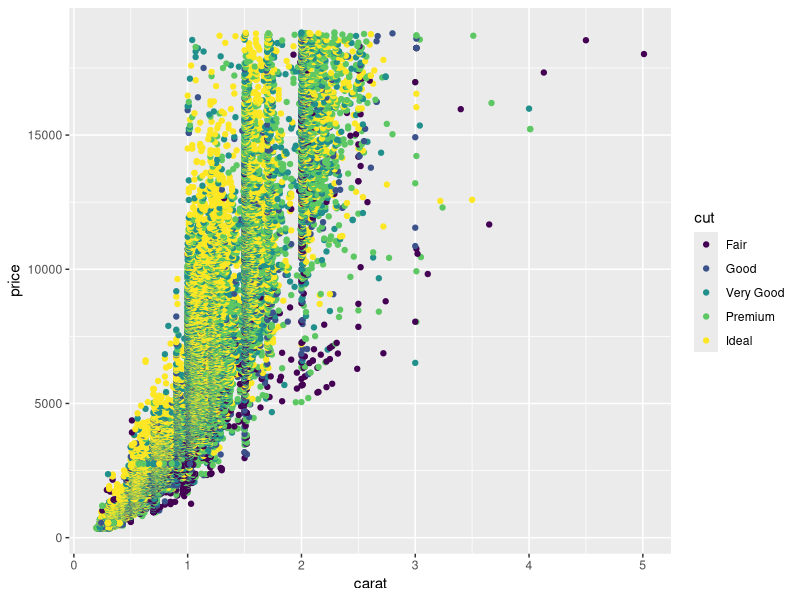
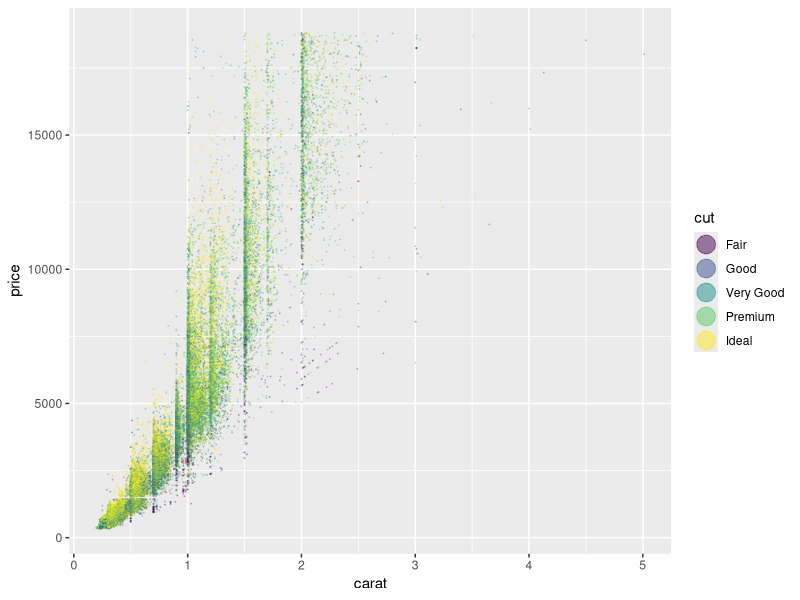
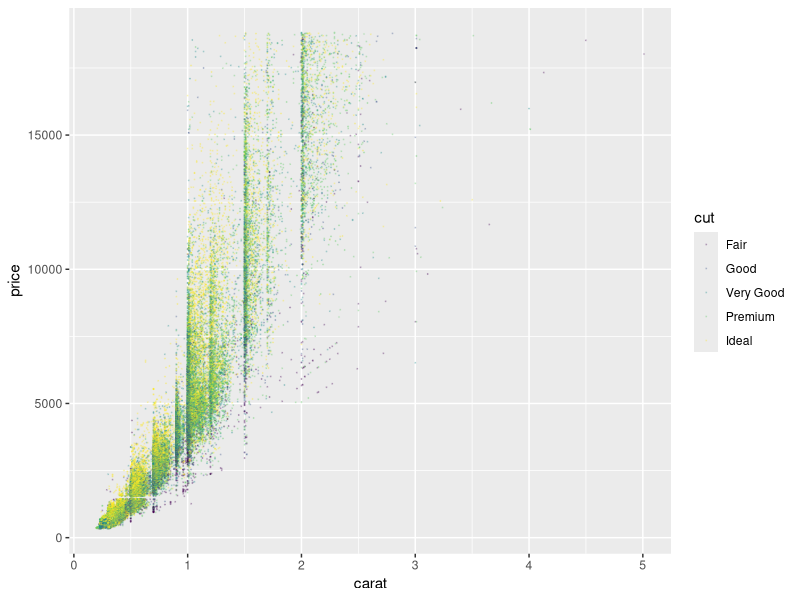
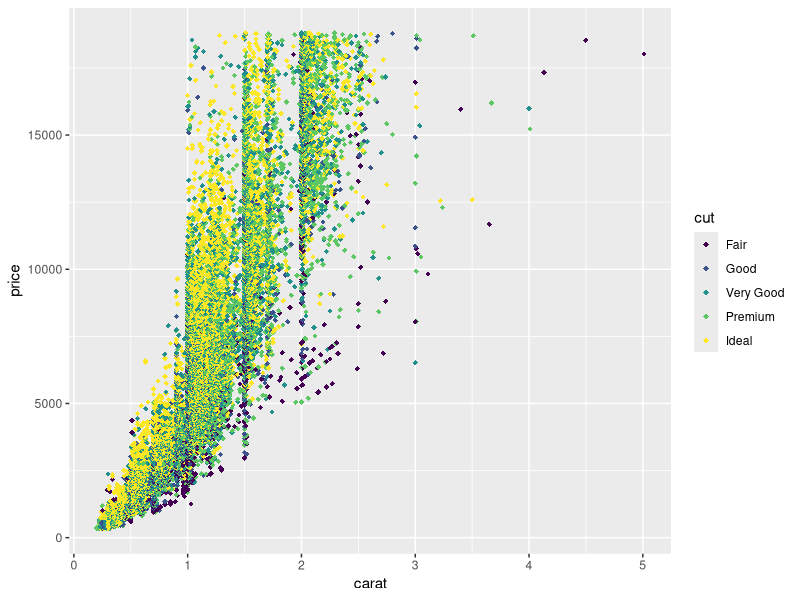
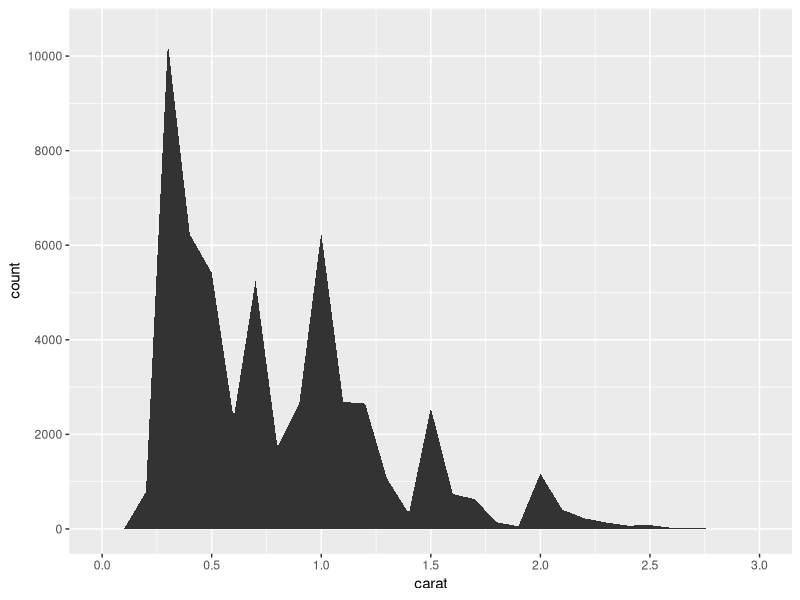
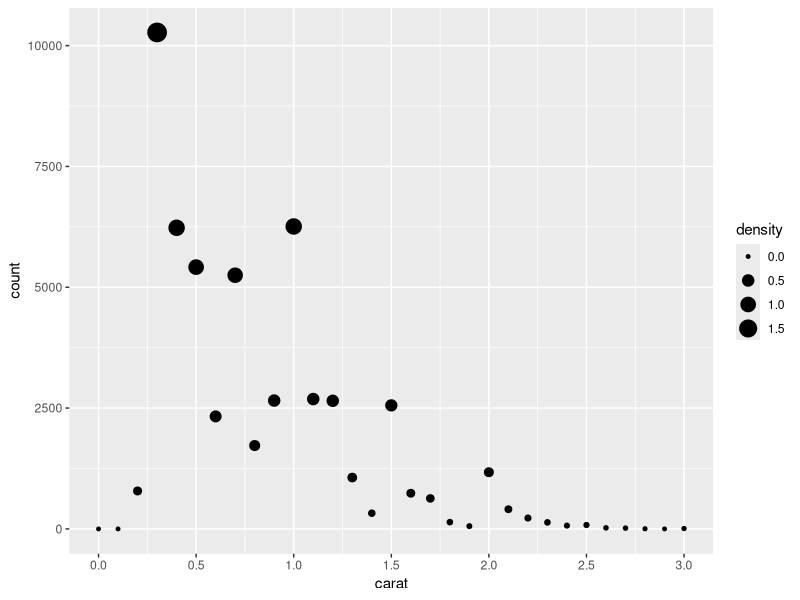
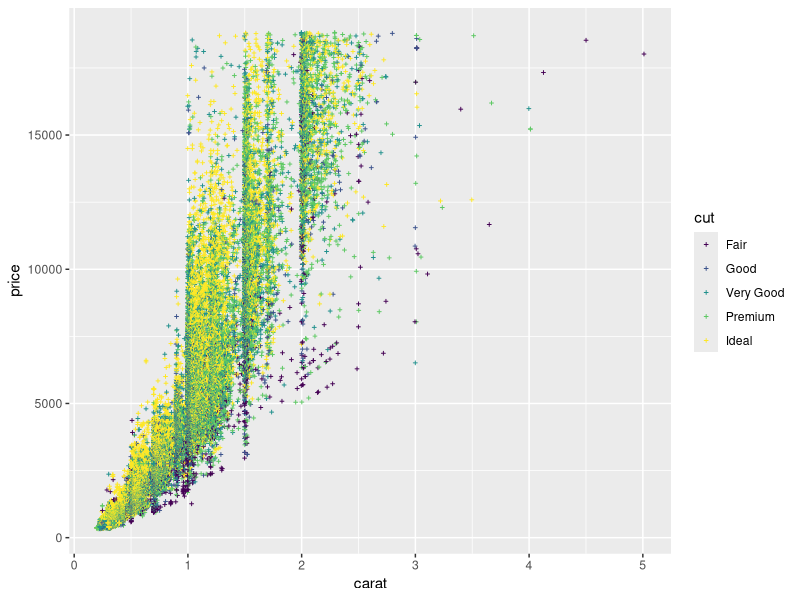
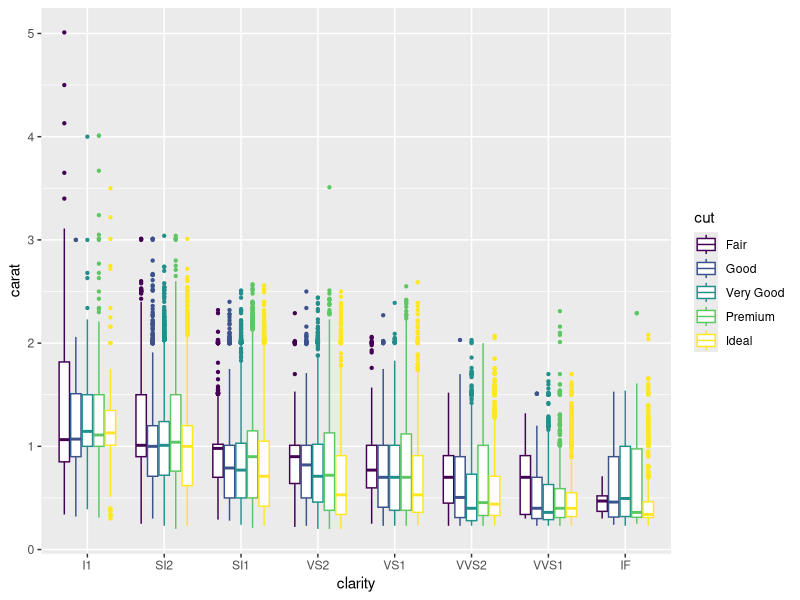

These figures' R source, in order: (Note: this script raises an error after producing the figures.)
# practical 9: Data visualization - adapted version

setwd("E:\\A大学\\大二上\\ADS2\\Week 9 Data visualization")
library(tidyverse)

# 1. Overplotting. 

data = diamonds
ggplot(data, aes(x = carat, y = price, color = cut)) +
  geom_point()
# geom_point 添加散点图
# ggplot(data, aes(x = carat, y = price, color = cut)) +
#   geom_point(stat = "identity", mapping = aes(color = cut))
# 实践证明geom_point() 里面不加东西是一样的，因为默认stat = "identity"
# aes(group = cut) 好像达到的是相同的效果
# aes是'aesthetic'的缩写,意为'美学',通过aes函数可以对图表中的各种要素进行美学设定
# aes()中的group参数为不同分组，color参数配置不同分组的颜色

ggplot(data, aes(x = carat, y = price, color = cut)) +
  geom_point(position = "identity", size = 0.1, alpha = 1/5) +
# position = "identity" 使用原始数据绘图
# position = "jitter" 向数值向量添加少量噪声, 抖动数据
# 将数据点在x轴方向上稍微分散开，以避免重叠
# 它通常用于更好地可视化重叠值，例如整数型变量。这有助于掌握观察密度高的地方。
# 如果某些值已抖动，即使很明显，最好在图形图例中提及。如 Jittered x-axis.
# 用法也可以是 jitter(vector)
  guides(color = guide_legend(override.aes = list(size = 6, alpha = 0.5)))
# 用 guides() override重新自定义图例， 原图例中size太小，
# 因为同步了figure中的size，shape，alpha

# You can see that the dots(points) are overlaid.

## 1.1 To make it better. (size: size and transparency: alpha)
ggplot(data, aes(x = carat, y = price, color = cut)) +
  geom_point(size = 0.1, alpha = 1/5)

## 1.2 change the shape of dots.
ggplot(data, aes(x = carat, y = price, color = cut)) +
  geom_point(shape = 18) # shape = 18 is diamond

# 2. Rewrite the code.

# In the second of lecture slides 
# (choosing different geom_XXXX and stat_XXXX functions), we use the stat_bin
# function to generate two plots. Please try to rewrite the code and
# use geom_XXX and stat_XXX to generate the same plots.

ggplot(data, aes(x = carat)) + 
  geom_area(stat = "bin", binwidth = 0.1) +
  # geom_area() 绘制面积图，可将定量的数量相对于其他数量的变化可视化
  # stat = "identity"，该语句表示直接使用原始数据进行绘图。
  # stat = "bin" 直方图的绘制原理是先将连续变量分段、统计频数，
  # 然后再绘制成“柱状图”，这就是分箱统计变换。
  scale_y_continuous(breaks = seq(0, 10000, 2000), limits = c(0, 10500)) +
  scale_x_continuous(breaks = seq(0, 3, 0.5), limits = c(0,3))
  # 自定义连续型刻度Y轴
  # seq(from,to,by) 生成一组数字

ggplot(data, aes(x = carat)) + 
  geom_point(aes(size = ..density..), stat = "bin", binwidth = 0.1) +
  # size = ..density.. 用size代表density
  # 也可以aes(y = ..density..) 用y轴表示density
  # fill = ..density.. 颜色深的地方密度大
  scale_x_continuous(breaks = seq(0, 3, 0.5), limits = c(0, 3))

gg1 =
  ggplot(data = diamonds,
         mapping = aes(x = carat, y = price, color = cut))
g2 = gg1 + stat_identity(
  mapping = aes(color = cut),
  size = 0.6,
  geom = "point",
  shape = 3, # shape = 3 是加号+
  position = "jitter"
)
g2

# 3. Build plots layer by layer 指一层一层往图上加东西

## 3.1 Plot the following boxplot from the dataset “diamonds”.

base = ggplot(data, aes(x = clarity, y = carat, color = cut)) +
  geom_boxplot(outlier.size = 0.8)
# 改变outlier.size也会相应的有调整non-outlier数据点size
base

## 3.2  generate another layer of linear fitting using geom_smooth, 
##      use method lm. Save the geom_smooth to a new object sm.

sm = geom_smooth(aes(group = cut, x = as.integer(clarity)), method = "lm", se = F)
# NOTE how the x-value was changed 但是这好像是默认的，不加好像没关系
# geom_smooth() 可用于生成光滑曲线或回归线
# mapping = aes() mapping默认的，可以不加
# 默认使用局部加权回归（LOESS）方法拟合数据
# method = "loess"或"lm"，默认是"auto"，自动判断使用什么回归方法。
# formula = y ~ x或y ~ poly(x, degree) 用于指定光滑曲线的形式
# degree是多项式的最高次数。
# se = T or F 控制是否在光滑曲线两侧显示置信区间。
# level = 0 ~ 1 设置置信区间的置信水平。默认值为0.95
# span 参数制局部加权回归方法的平滑度。数值越大，平滑度越大，曲线越平滑。
# 默认值为0.75。
# color和linetype参数用于控制光滑曲线的颜色和线型。
# color: "red", "blue", "green", ...
# linetype: "dashed", "dotted", "solid", "blank"

ggplot(data, aes(x = clarity, y = carat)) +
  geom_boxplot(outlier.size = 0.8) +
  geom_smooth(aes(x = as.integer(clarity)), method = "lm", size = 0.7)
# geom_smooth 中 size 设置了线的粗细， 一定要指定 method = "lm"

ggplot(data, aes(x = clarity, y = carat, color = cut)) +
  geom_boxplot() +
  sm

## 3.3 Faceting the plot by cut, color and cut~color.
# facet 分面（分图），即用原始数据按照cut, color和cut-color分成几个小图

Facet1 = facet_wrap(~cut)
Facet2 = facet_wrap(~color)
# facet_wrap() 用于在一个图形绘制中创建一个包含多个子图的网格布局。
# 它可以帮助我们将数据的不同方面可视化，并比较它们之间的差异和联系。
# facet_wrap() 可以将一个变量拆分为多个子图
# facet_wrap() 最基本的用法，就是按某个变量分组展示数据。
# facet_wrap(~变量名, nrow=行数, ncol=列数)。
# 其中~变量名表示要根据哪个变量进行分面，nrow和ncol分别表示行数和列数，
# 即要创建的子图数量。

Facet3 = facet_grid(cut~color)
# facet_grid的两个参数，分别代表不同行和不同列的变量名称。
# facet_grid(cut ~ color)，它代表了首先将钻石切面按照行的方式分组，
# 然后将钻石颜色按照列的方式分组

base + Facet1
base + Facet2
base + Facet3

## 3.4 Add another layer to add a title to the plot using labs

title = labs(title = "Carat vs clarity")
base + ggtitle("Carat vs clarity") +
        theme(
          plot.title = element_text(hjust = 0.5),
          # make the label in the middle
          axis.text.x = element_text(angle = 45),
          # make the x-axis scale 刻度 rotate 45 degrees
          legend.position = "bottom"
          # change the location of the graph legend
          # legend.position = "none" 隐藏图例
        )

# theme()
# theme(主题.部件=element_类型())
# 主题: plot, axis,legend, panel, facet
# 部件: title(名字，坐标轴名字),line(线，坐标轴的xy轴),
# text(标签，坐标轴刻度的数字),ticks(坐标轴刻度的小线条), background(背景)等
# 类型: rect(所有矩形区域属性),line(所有线属性),text(所有文本相关属性)，
# title(所有标题属性)
# 说明: 部件要和类型一致。比如，部件为title，text等文字相关的元素，
# 那么类型处就为text (具体见本week中的theme_cheatsheet)。

## 3.5 Change the color

color = scale_color_brewer(palette = "Purples")
# library("RColorBrewer")
# 使用RColorBrewer包上色：scale_color_brewer(palette = "调色板名称")：
# palette = "Dark2" 真的好丑，但是据说是顶刊常用？
# palette = 3 是 Dmytro Shytikov 选的颜色，挺好看的
# display.brewer.all(type = "all") 展示所有的调色板

Test = base + sm + title + color
Test
ggsave("Test2.png",Test)

## 3.6 Save the plot
save = ggsave("Test.png")

# 4. Scale the y axis

base = ggplot(data, aes(x = clarity, y = carat, color = cut))

## 4.1 Transform the y-axis scale to log10(carat)
## Starting from the plot in 3.2
## transform the y-axis scale to log10 using scale_y_continuous
## change the y-axis label to include the unit using ylab

g4.1 = base + geom_boxplot() + sm + scale_y_continuous(trans = "log10") +
       ylab("log10(carat)")
g4.1

## 4.2 Redo the boxplot with log10(y).

# redo the boxplot in 3.1 by changing the y aesthetics to log10(carat).
# Compare the y-axis here with (use plot_grid to compare) the one in 3.1.
# Change the y-axis label to include the unit.

g4.2.1 = base + # g中x = clarity已经写过了，下面可以不写，再写的话相当于覆写override
  geom_boxplot(mapping = aes(x = clarity, y = carat)) +
  theme(legend.position = "none",
        plot.title = element_text(hjust = 0.5)) +
  ggtitle("Original plot")
g4.2.1

g4.2.2 = base +
  geom_boxplot(mapping = aes(y = log10(carat))) +
  # 这里相当于把数据点的y值改掉了，但是没有相应调整y scale
  labs(title = "Change the aesthetic",
       caption = paste0("Figure 4.2.2 Change the y value of the point,",
                        "but do not change the y scale.",
                        sep="")
       ) + 
  theme(plot.title = element_text(hjust = 0.5),
        plot.caption = element_text(size = 10,
                                    hjust = 0.5)
        )
g4.2.2

g4.2.2 = base +
  geom_boxplot(mapping = aes(y = log10(carat))) +
  labs(title = "Change the aesthetic")

### NOTE: In particular, the values may change,
###       BUT the axis may require additional attention.

g4.2.3 = g4.2.1 +
  scale_y_continuous(trans = "log10") +
  # 这里配套把y scale重新调整了一下
  ggtitle("Change the Y-scale") ## override the title
g4.2.3

library(cowplot)
# This package allows you locating several `ggplot` objects one by another.
plot_grid(g4.2.1, g4.2.2, g4.2.3, NULL,
          nrow = 2,
          rel_widths = c(0.75, 1),
          # relative columns widths: grid中column width的相对大小
          byrow = T) # default: byrow = T

## 4.3 Add a layer of linear 

# 4.3.1 Add a layer of linear fitting to the plot in 4.2 by + sm from point 3.2.
g4.3.1 = g4.2.3 + sm + theme(legend.position = "none") + ggtitle("")
g4.3.1
# There is a big problem, because the y-axis is transferred into log(y),
# but the linear fitting sm did not change.
# fix the problem by change the aesthetics in sm.

g4.3.2 = g4.2.2 + geom_smooth(
  mapping = aes(x = as.integer(clarity),
                y = log10(carat)), # change the aesthetics
  method = "lm",
  se = F,
  size = 0.7) +
  ggtitle("")
g4.3.2

plot_grid(g4.3.1, g4.3.2,
          rel_widths = c(0.75, 1),
          labels = c("Just apply `sm`", "Fix aesthetics in `sm`"))
# 现在我明白为什么 rel_widths = c(0.75, 1) 了，因为右边的这个图带legend，
# 所以为了让两个plot大小比例看起来更好，让右边的plot更大一点

## 4.4 change the range of y-axis in the plot 4.1. set the limits to 0.3 to 3.0 using scale_y_continuous.

g4.4 = g4.1 + ylim(c(0.3, 1))
g4.4 = g4.1 + scale_y_continuous(limits = c(0.3, 1.0))
g4.4

# 5. Jitter plot and scales.

## Suppose, you want to show the relationship of the cut quality, clarity, mass, 
## and price of the diamond on the same plot.

## 5.1 Make the layer
## Sample out 100 cases from diamonds dataset. Generate a plot
## with a layer of boxplot and a layer of jitter plot using geom_jitter.

sample = data[sample(1:nrow(data), 100), ]
## sample(x, size, replace = FALSE, prob = NULL)
## default: replace = F 无放回抽样
g5 = ggplot(data = sample,
            mapping = aes(x = clarity, y = carat)
            )
g5.1 = g5 + geom_boxplot(outlier.size = 0.8) +
  geom_jitter(width = 0.1,
              mapping = aes(size = carat, color = price))
# geom_jitter() 默认 width = 0.4 即在x轴上抖动程度为80%，
# 还有一个非常大的作用就是在boxplot上把点显示出来了
g5.1

## 5.2 reset the color scale
## Reset the color scale to only color the diamonds
## in the price range(10000, 15000) using scale_color_gradient.

g5.2 = g5.1 +
  scale_color_gradient(low = "red", high = "green", limit = c(10000, 15000))
g5.2 = g5.1 +
  scale_color_gradient(limit = c(10000, 15000))
# g5.1中的color就是按照price分类
g5.2 

## 5.3 reset the size scale
## Reset the size scale to only show the diamonds in the carat range(1.2, 2)
## using scale_size_continous.

g5.3 = g5.2 +
  scale_size_continuous(limit = c(1.2, 2))
# g5.2中的size就是按照carot分类
g5.3
plot_grid(g5.2, g5.3,
  ncol = 2, nrow = 1,
  labels = c("scale_color_gradient", "scale_size_continous"),
  hjust = -0.2,
  vjust = 1)
## plot_grid()
## hjust: label horizontally adjust
## vjust: label vertically adjust

# 6. Position

# Reverse the order of the factor.
data6 = data
new_level = rev(attributes(data6$cut)$levels)
data6$cut = factor(data5$cut, levels = new_level)

# In the lecture, we discussed different position adjustments.
# Generate the plots that can describe the number of different categories
# of diamonds according to their cut and clarity
#Use the position argument in geom_bar.

g6 = ggplot(data = data6,
            mapping = aes(x = clarity, group = cut))
g6.1 = g6 +
  geom_bar(mapping = aes(fill = cut),
           position = "stack") +
  ggtitle("Stacking") +
  scale_y_continuous(limits = c(0,14000), breaks = seq(0,12000,2000)) +
  theme(
    plot.title = element_text(hjust = 0.5),
    axis.text.y = element_text(size = 10),
    axis.text.x = element_text(size = 7),
    legend.position = "n", # delete the legend
    aspect.ratio = 7 / 7 # aspect ratio of the panel 面板的宽高比
  )
g6.1

g6.2 = g6 +
  geom_bar(mapping = aes(fill = cut),
           position = "fill") +
  ggtitle("Filling") +
  theme(
    plot.title = element_text(hjust = 0.5),
    axis.text = element_text(size = 9),
    axis.text.y = element_text(size = 10),
    axis.text.x = element_text(size = 7),
    legend.position = "right",
    aspect.ratio = 7 / 5
  )
  # axis.text随便设置不会改变任何事情
  # axis.text.x和axis.text.y会改变x,y轴刻度的文本大小
g6.2

g6.3 = g6 +
  geom_bar(mapping = aes(fill = cut),
           position = "dodge") +
  ggtitle("Positioning near") +
  scale_y_continuous(limits = c(0,5200), breaks = seq(0,5000,1000)) +
  theme(
    plot.title = element_text(hjust = 0.5),
    axis.text.x = element_text(size = 7),
    axis.text.y = element_text(size = 10),
    legend.position = "n",
    aspect.ratio = 7 / 7
  )
g6.3

plot_grid(g6.1, g6.2, g6.3, NULL,
          ncol = 2,
          rel_widths = c(0.75, 1.25))
plot_grid(plotlist = list(g6.1, g6.2, g6.3, NULL),
          ncol = 2,
          rel_widths = c(0.75, 1.25))

## geom_bar(mapping = aes(x = , fill = ))
## 不能指定y轴，因为y是count(数量or频率)
## position = "stacking" 数量堆叠
## position = "filling" 频率
## position = "dodge" 按照fill分组显示数量

### Documentation
# 1. add the plot element layer by layer
# 如果a = ggtitle() + theme(), plot + a这样会出错
# 系统估计不能正确处理a，因为感觉两个不同类型的东西加在一块儿了
# 2. ggtitle("") 或者 labs(title = "") 后者一定要写 title = 
# 3. mapping = aes(y = log10(carot)) 一定要配套把y scale也修正过来
#    scale_y_continuous(trans = "log10")
# 4. add figure caption, we use labs(caption = "")
#    then adjust figure caption, we use theme(plot.caption = element_text())
